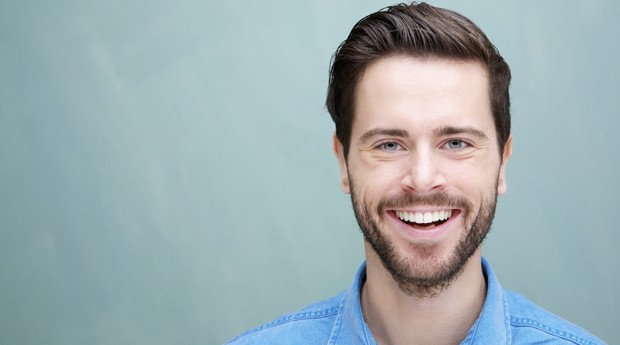
#> input picture OPENCV - Drawing on images/image.jpg, 620 x 345 px
$ python main.py
#> lines starting #> are read from the running program, lines starting #| are printed output that depends on the picture
import cv2


img = cv2.imread("image.jpg")
#> img is the input picture: shape (345, 620, 3); mean B, G, R 176.2, 172.9, 156.1

cv2.line(img,(0,0),(500,500),(100,0,0),15)
cv2.line(img,(0,50),(500,550),(100,0,0),15)
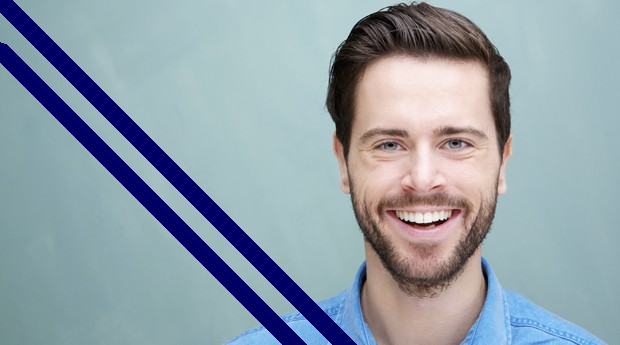
#> img: shape (345, 620, 3); mean B, G, R 169.6, 159.5, 145

cv2.imshow('image',img)
cv2.waitKey(0)
